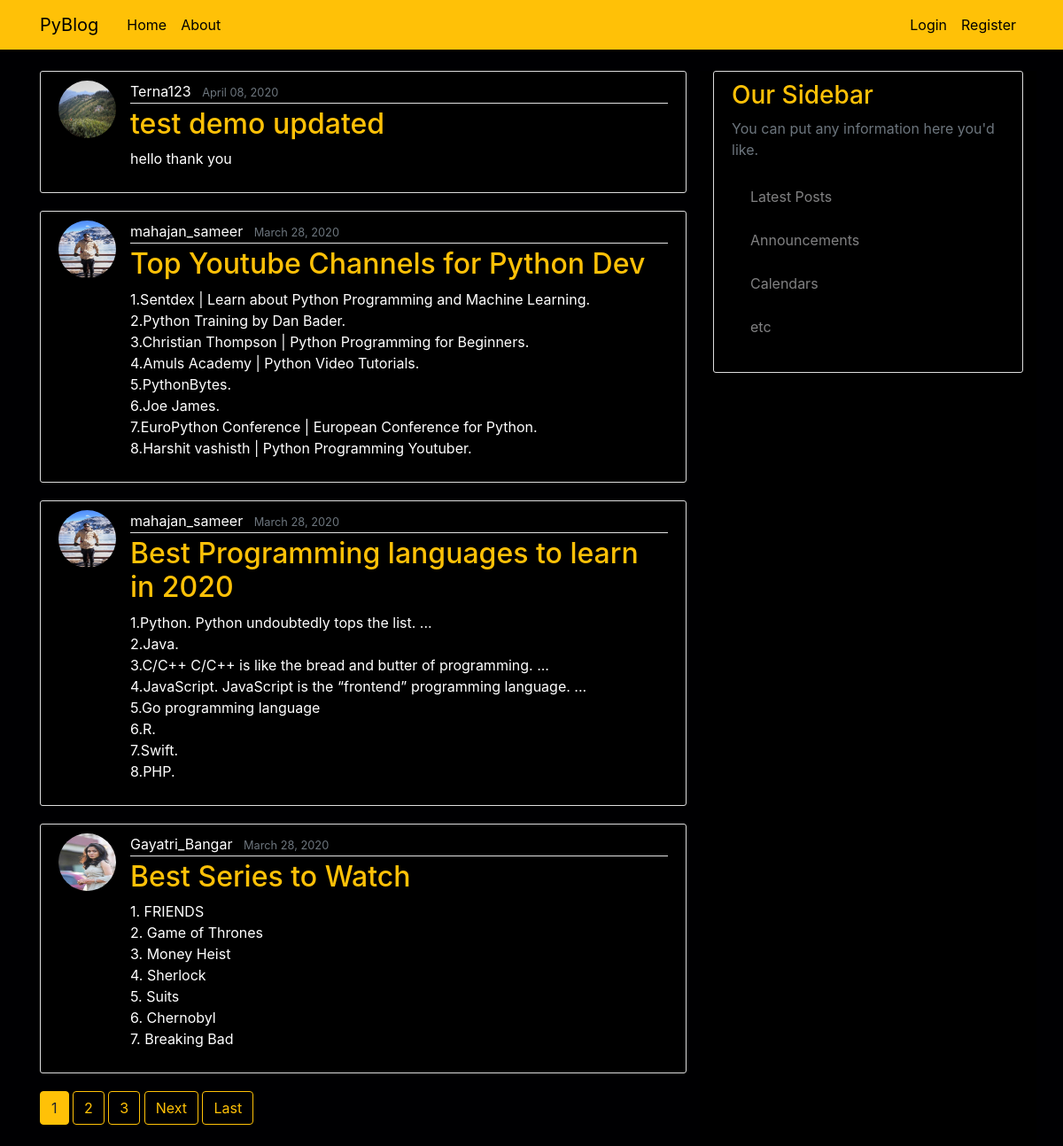
The page / on the database its author committed.
### pyblog/models.py (models this page shows, shortened)
class post(models.Model):
    title = models.CharField(max_length=100)
    content = models.TextField()
    date = models.DateTimeField(default=timezone.now) #time and date can be updated
    author = models.ForeignKey(User, on_delete=models.CASCADE) #models.CASCADE; if user is deleted all this posts will be delted

### users/models.py (models this page shows, shortened)
class profile(models.Model):
    user = models.OneToOneField(User,on_delete= models.CASCADE)
    image = models.ImageField(default='default.jpg',upload_to ='profile_pics')

### pyblog/views.py (the view)
# urls.py: path('', PostListView.as_view() , name='blog-home'),
class PostListView(ListView):
    model = post
    template_name = 'pyblog/home.html' #<app>/<model>_<viewtype>.html
    context_object_name = 'posts'
    ordering = ['-date']
    paginate_by = 4

### pyblog/templates/pyblog/home.html (shortened to what this page needs)
{% extends "pyblog/base.html" %}
{% block content %}
    {% for post in posts %}
        <article style="background-color:#000000" class="media content-section">
            <img class ="rounded-circle article-img" src = "{{ post.author.profile.image.url }}">
            <div style="background-color:#000000" class="media-body">
                <div class="article-metadata">
                    <a style="color:#ffffff" class="mr-2" href="{% url 'user-posts' post.author.username %}">{{ post.author }}</a>
                    <a style="color:#ffffff"><small class="text-muted">{{ post.date|date:"F d, Y" }}</small></a>
                </div>
                <h2><a style="color:#ffc107" class="article-title" href="{% url 'post-detail' post.id %}">{{ post.title }}</a></h2>
                <p  class="article-content">{{ post.content }}</p>
            </div>
        </article>
    {% endfor %}
      {% if is_paginated %}
      {% for num in page_obj.paginator.page_range %}
        {% if page_obj.number == num %}
          <a class="btn btn-warning mb-4" href="?page={{ num }}">{{ num }}</a>
        {% elif num > page_obj.number|add:'-3' and num < page_obj.number|add:'3' %}
          <a class="btn btn-outline-warning mb-4" href="?page={{ num }}">{{ num }}</a>
        {% endif %}
      {% endfor %}
      {% if page_obj.has_next %}
        <a class="btn btn-outline-warning mb-4" href="?page={{ page_obj.next_page_number }}">Next</a>
        <a class="btn btn-outline-warning mb-4" href="?page={{ page_obj.paginator.num_pages }}">Last</a>
      {% endif %}
    {% endif %}
{% endblock content %}

### pyblog/static/pyblog/main.css (style rules this page uses)
body { background: #000002; color: #ffffff; margin-top: 5rem; }
h1, h2, h3, h4, h5, h6 { color: #266df1; }
.content-section { background: #ffffff; padding: 10px 20px; border: 1px solid #dddddd; border-radius: 3px; margin-bottom: 20px; }
.article-title { color: #444444; }
.article-content { white-space: pre-line; }
.article-img { height: 65px; width: 65px; margin-right: 16px; }
.article-metadata { padding-bottom: 1px; margin-bottom: 4px; border-bottom: 1px solid #e3e3e3 }

### rows shown on the page
post: author.profile.image (picture), author "Terna123", date "April 08, 2020", title "test demo updated", content "hello thank you"
post: author.profile.image (picture), author "mahajan_sameer", date "March 28, 2020", title "Top Youtube Channels for Python Dev", content "1.Sentdex | Learn about Python Programming and Machine Learning. 2.Python Training by Dan Bader. 3.Christian Thompson | Python Programming for Beginners. 4.Amuls Academy | Python Video Tutorials. 5.PythonBytes. 6.Joe James. 7.EuroPython Conference | European Conference for Python. 8.Harshit vashisth | Python Programming Youtuber."
post: author.profile.image (picture), author "mahajan_sameer", date "March 28, 2020", title "Best Programming languages to learn in 2020", content "1.Python. Python undoubtedly tops the list. ... 2.Java. 3.C/C++ C/C++ is like the bread and butter of programming. ... 4.JavaScript. JavaScript is the “frontend” programming language. ... 5.Go programming language 6.R. 7.Swift. 8.PHP."
post: author.profile.image (picture), author "Gayatri_Bangar", date "March 28, 2020", title "Best Series to Watch", content "1. FRIENDS 2. Game of Thrones 3. Money Heist 4. Sherlock 5. Suits 6. Chernobyl 7. Breaking Bad"

### other values the page prints
{{ num }} "1"
{{ num }} "2" "3"
